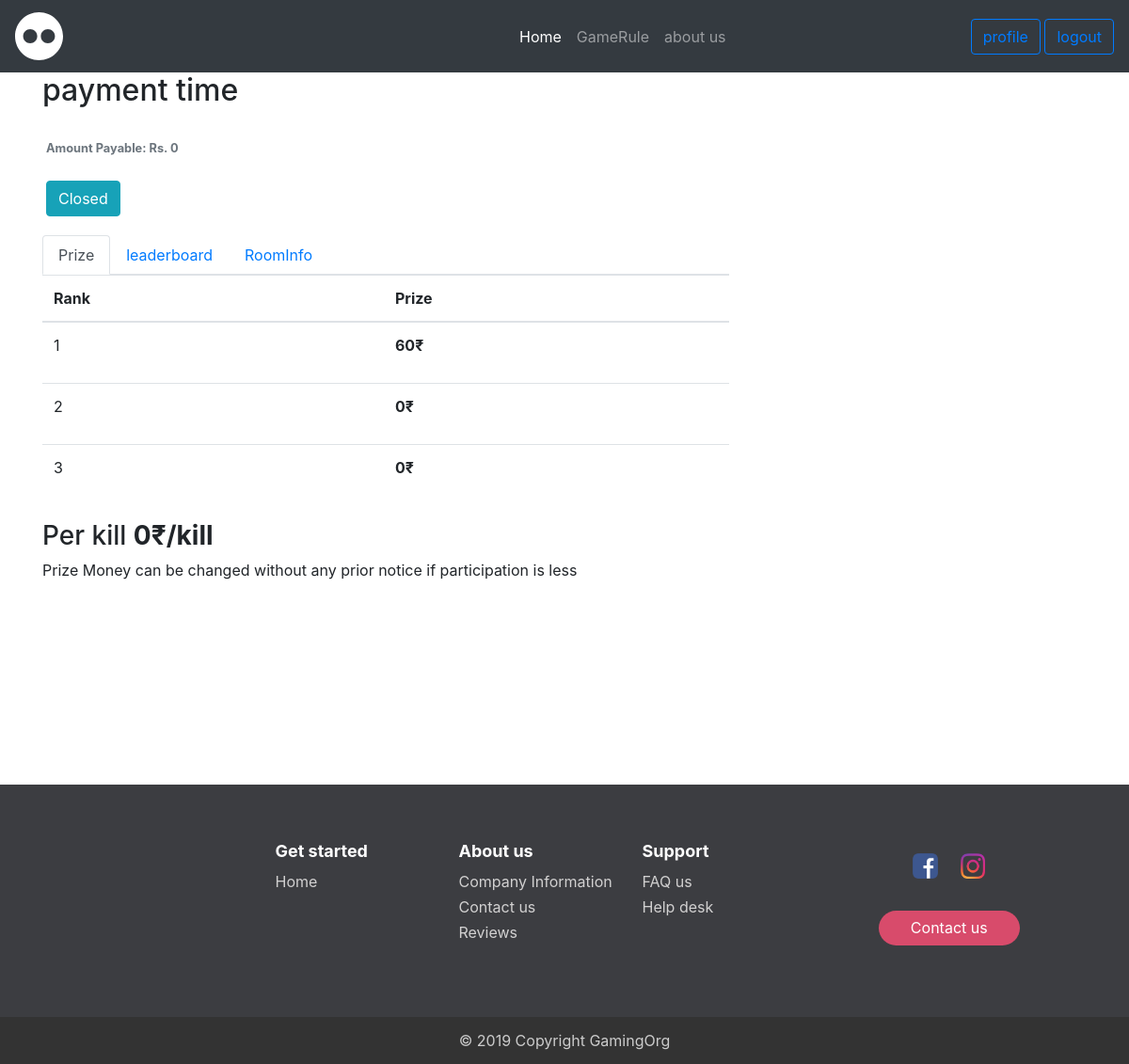
Page /payment/?id=16 (signed in) on the committed database.
### blog/models.py (models this page shows, shortened)
class Post(models.Model):
    title = models.CharField(max_length=100,default='pubg')
    participants = models.IntegerField(blank=True,default=100)
    timing = models.DateTimeField(default=datetime.now())
    reg_fee = models.IntegerField(blank=True,default=0)
    date_posted = models.DateTimeField(editable=False,default=timezone.now)
    author = models.ForeignKey(User, on_delete=models.CASCADE)
    team_type = models.CharField(max_length=50, blank=True)
    prize_pool = models.IntegerField(blank=True,default=0)
    per_kill = models.IntegerField(blank=True,default=0)
    moreinfo = models.CharField(max_length=100,blank=True)
    map = models.CharField(max_length=20, choices=MAP_CHOICES, default='Erangal')
    room_id = models.CharField(max_length=50, default='0')
    room_pass = models.CharField(max_length=50, default='0')
    rank_1 = models.IntegerField(blank=True,default=0)
    rank_2 = models.IntegerField(blank=True,default=0)
    rank_3 = models.IntegerField(blank=True,default=0)
    rank_4 = models.IntegerField(blank=True,default=0)
    rank_5 = models.IntegerField(blank=True,default=0)
    rank_6 = models.IntegerField(blank=True,default=0)
    rank_7 = models.IntegerField(blank=True,default=0)
    rank_8 = models.IntegerField(blank=True,default=0)
    rank_9 = models.IntegerField(blank=True,default=0)
    rank_10 = models.IntegerField(blank=True,default=0)
    def get_successful_order_count(self):
        return self.orders.filter(payment_status='TXN_SUCCESS').count()
    def get_successful_orders(self):
        data = []
        a = self.orders.filter(payment_status='TXN_SUCCESS')
        b = a.exclude(rank=None).order_by('rank')
        for item in b:
            data.append(item)
        c = a.filter(rank=None).order_by('total_kill')
        for item in c:
            data.append(item)
        return data
    def limit(self):
        nowtime = datetime.utcnow()
        t = timezone.now()
        t.astimezone(timezone.utc).replace(tzinfo=None)
        a = self.timing
        return a < t - timedelta(minutes=-15)

### blog/views.py (the view)
# urls.py: path('payment/', views.payment, name='blog-payment'),
@login_required
def payment(request):
    if not request.user.profile.pubgusername:
        messages.success(request, f'Please update your profile first')
        return redirect('profile')
    gameId = request.GET['id']
    print(gameId)
    game = Post.objects.get(id=gameId)
    context = {'game' : game }
    success = request.GET.get('success', None)
    if success is not None:
        print(success)
        if success == 'true':
            context['paymentSuccess'] = True
        else:
            context['paymentFailed'] = True
    if game.orders.filter(owner=request.user, payment_status='TXN_SUCCESS').exists():
        context['user_has_paid'] = True
    return render(request, 'users/payment.html', context)

### users/templates/users/payment.html (shortened to what this page needs)
{% extends "blog/base.html" %}
{% load static %}
{% load crispy_forms_tags %}
{% block content %}
    <h2>payment time</h2>
    <div class="card-body px-1">
        <small class="text-muted" style="align:center;">
            <b>Amount Payable: Rs. {{game.reg_fee}}</b>
            <br><br>
            {% if user_has_paid %}
              <a href='#' class='btn btn-info' style='color:white'> Paid </a>
            {% elif  game.get_successful_order_count is 100 %}
              <a href='#' class='btn btn-info' style='color:white'> Closed </a>
	      {% elif game.limit %}
                <a href='#' class='btn btn-info' style='color:white'> Closed </a>
            {% else %}
              <a href='/paytm/payment?id={{game.id}}' class='btn btn-info' style='color:white'> Pay Now </a>
            {% endif %}
        </small>
    </div>
<ul class="nav nav-tabs" id="myTab" role="tablist">
  <li class="nav-item">
    <a class="nav-link active" id="home-tab" data-toggle="tab" href="#home" role="tab" aria-controls="home" aria-selected="true">Prize</a>
  </li>
  <li class="nav-item">
    <a class="nav-link" id="profile-tab" data-toggle="tab" href="#profile" role="tab" aria-controls="profile" aria-selected="false">leaderboard</a>
  </li>
  <li class="nav-item">
    <a class="nav-link" id="contact-tab" data-toggle="tab" href="#contact" role="tab" aria-controls="contact" aria-selected="false">RoomInfo</a>
  </li>
</ul>
<div class="tab-content" id="myTabContent">
  <div class="tab-pane fade show active" id="home" role="tabpanel" aria-labelledby="home-tab">
        <table class="table" >
      <thead>
        <tr>
          <th scope="col">Rank</th>
          <th scope="col">Prize</th>
        </tr>
      </thead>
      <tbody>
        <tr> <td><p>1</p></td>
        <td><b>{{ game.rank_1 }}&#x20b9;</b></td>
        <tr> <td><p>2</p></td>
        <td><b>{{ game.rank_2 }}&#x20b9;</b></td>
        <tr> <td><p>3</p></td>
        <td><b>{{ game.rank_3 }}&#x20b9;</b></td>
      </tr>
    </table>
      <h3>Per kill <b>{{ game.per_kill }}&#x20b9/kill</b></h3>
<p>Prize Money can be changed without any prior notice if participation is less</p>
  </div>
</div>
{% endblock content %}

### rows in the picture
Post: reg_fee "0", rank_1 "60", rank_2 "0", rank_3 "0", per_kill "0"
